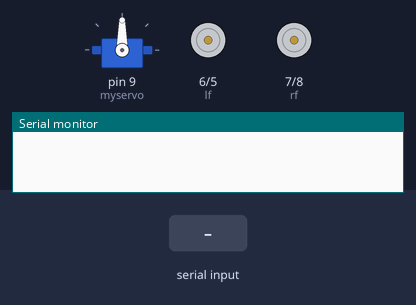
A sketch run on a simulated Arduino Uno, built with avr-gcc and run on an emulated ATmega328P. Shown: servo, motor-driver pin pairs drawn as motors (green arrow = first pin HIGH = forward, orange = second pin HIGH = backward, longer = more drive), the last lines printed to the serial monitor. Inputs (shaded band) come from the test bench.

Above: at 4.2 s.
4.3 s: "R" received over the second serial link
At 6.0 s:
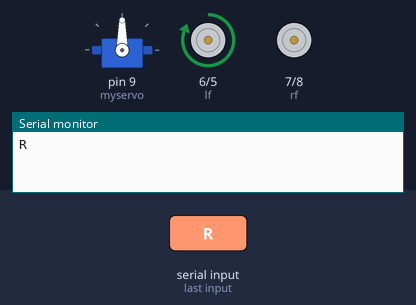
7.3 s: "S" received over Serial
At 9.7 s:
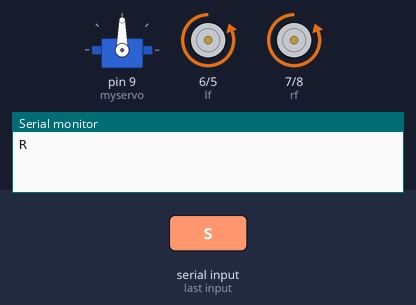
10.3 s: byte 70 ('F') received over Serial
At 11.8 s:
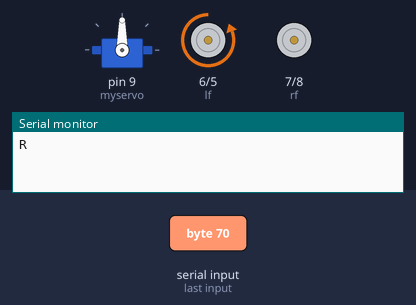
13.3 s: "A" received over the second serial link
At 15.5 s:
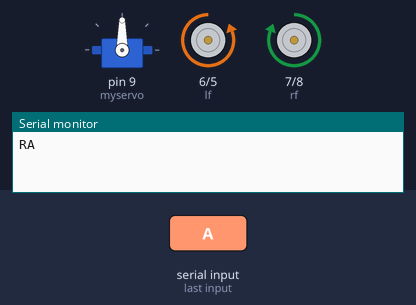
16.3 s: byte 86 ('V') received over Serial
At 17.05 s:
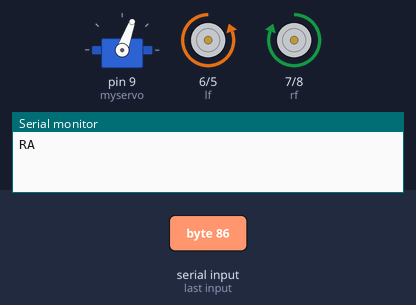
19.3 s: byte 106 ('j') received over Serial
At 21.3 s:
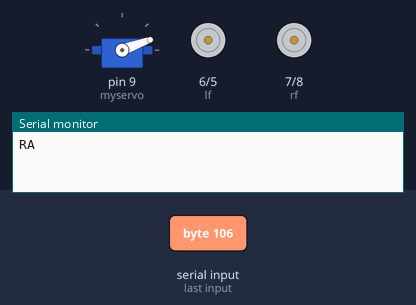
Timing chart, 0 to 22.8 s (numbered marks = the images above; inputs shaded):
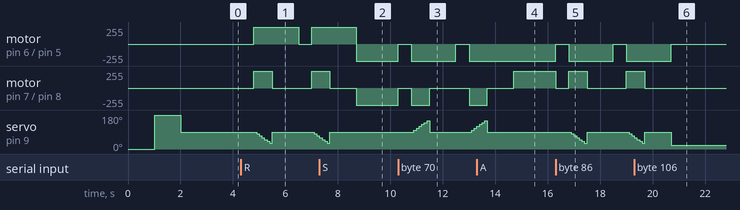

Measured:
- after the input at 4.3 s, motor on pin 6 (lf) / pin 5 (lb): stopped → forward 255/255 after 0.50 s, → stopped 1.7 s later, → forward 255/255 0.50 s later; motor on pin 7 (rf) / pin 8 (rb): stopped → forward 255/255 after 0.50 s, → stopped 0.70 s later, → forward 255/255 1.5 s later
- after the input at 7.3 s, servo on pin 9 (myservo): goes on until 7.7 s, then stays 90°
- after the input at 10.3 s, motor on pin 6 (lf) / pin 5 (lb): alternates backward 255/255 for 1.7 s and stopped for 0.50 s, starting at once; motor on pin 7 (rf) / pin 8 (rb): backward 255/255 → stopped at once, → backward 255/255 0.50 s later, → stopped 0.70 s later, → backward 255/255 1.5 s later
- after the input at 13.3 s, motor on pin 6 (lf) / pin 5 (lb): stays backward 255/255 (without the input it goes to stopped after 1.4 s); servo on pin 9 (myservo): goes on until 13.7 s, then stays 90°
- after the input at 16.3 s, motor on pin 6 (lf) / pin 5 (lb): alternates backward 255/255 for 1.7 s and stopped for 0.50 s, starting at once; motor on pin 7 (rf) / pin 8 (rb): forward 255/255 → stopped at once, → forward 255/255 0.50 s later, → stopped 0.70 s later, → forward 255/255 1.5 s later
- after the input at 19.3 s, motor on pin 6 (lf) / pin 5 (lb): goes on until 20.7 s, then stays stopped; motor on pin 7 (rf) / pin 8 (rb): goes on until 19.7 s, then stays stopped

The sketch:

robot.ino
```cpp
#include <SoftwareSerial.h>
#include <Servo.h>
Servo myservo;
int pos = 0;

SoftwareSerial bluetoothSerial(0, 1);  // RX, TX
char t;

int lb =5;
int lf = 6;
int rf = 7;
int rb = 8;

void setup() {
Serial.begin(9600);
bluetoothSerial.begin(9600);
pinMode(lf,OUTPUT);   //left motors  fwd
pinMode(lb,OUTPUT);  //left motors bwd
pinMode(rf,OUTPUT);   //right  motors fwd
pinMode(rb,OUTPUT);   //right motors bwd
myservo.attach(9);
for (pos = 0; pos <= 180; pos += 1)
myservo.write(0);
delay(1000);
myservo.write(180);
delay(1000);
myservo.write(90);
delay(1000);


}

void loop() {

if (bluetoothSerial.available()) {
    t = bluetoothSerial.read();
    Serial.print(t);
  }

  if (Serial.available()) {
    t = Serial.read();
    bluetoothSerial.print(t);
  }

if(t == 'W'){            //move  forward(all motors rotate in forward direction)
  digitalWrite(rf,HIGH);
  digitalWrite(lf,HIGH);
  digitalWrite(rb,LOW);
  digitalWrite(lb,LOW);

}

else if(t == 'S'){      //move reverse (all  motors rotate in reverse direction)
  digitalWrite(rf,LOW);
  digitalWrite(lf,LOW);
  digitalWrite(rb,HIGH);
  digitalWrite(lb,HIGH);
}

else if(t == 'A'){      //rotate left (right side motors rotate in forward direction, left  side motors bwd)
  digitalWrite(rb,LOW);
  digitalWrite(lf,LOW);
  digitalWrite(rf,HIGH);
  digitalWrite(lb,HIGH);
}

else if(t == 'D'){      //rotate right (left side motors rotate in forward direction,  right side motors bwd)
  digitalWrite(rf,LOW);
  digitalWrite(lb,LOW);
  digitalWrite(lf,HIGH);
  digitalWrite(rb,HIGH);
}

else if(t == 'X'){      //STOP (all motors stop)
  digitalWrite(rf,LOW);
  digitalWrite(rb,LOW);
  digitalWrite(lf,LOW);
  digitalWrite(lb,LOW);
}

else if(t == 'Q'){
   digitalWrite(rf,HIGH);
}

else if(t == 'E'){
   digitalWrite(lf,HIGH);
}

else if(t == 'Z'){
   digitalWrite(rb,HIGH);
}

else if(t == 'C'){
   digitalWrite(lb,HIGH);
}

else if(t == 'R'){
  myservo.write(90);
  digitalWrite(rf,LOW);
  digitalWrite(rb,LOW);
  digitalWrite(lf,LOW);
  digitalWrite(lb,LOW);
  delay(500);
  digitalWrite(rf,HIGH);
  digitalWrite(lf,HIGH);
  delay(100);
  myservo.write(80);
  delay(100);
  myservo.write(70);
  delay(100);
  myservo.write(60);
  delay(100);
  myservo.write(50);
  delay(100);
  myservo.write(40);
  delay(100);
  myservo.write(30);
  delay(100);
  digitalWrite(rf,LOW);
  myservo.write(90);
  delay(1000);
  digitalWrite(rf,LOW);
  digitalWrite(rb,LOW);
  digitalWrite(lf,LOW);
  digitalWrite(lb,LOW);
}

else if(t == 'F'){
  myservo.write(90);
  digitalWrite(rf,LOW);
  digitalWrite(rb,LOW);
  digitalWrite(lf,LOW);
  digitalWrite(lb,LOW);
  delay(500);
  digitalWrite(rb,HIGH);
  digitalWrite(lb,HIGH);
  delay(100);
  myservo.write(100);
  delay(100);
  myservo.write(110);
  delay(100);
  myservo.write(120);
  delay(100);
  myservo.write(130);
  delay(100);
  myservo.write(140);
  delay(100);
  myservo.write(150);
  delay(100);
  digitalWrite(rb,LOW);
  myservo.write(90);
  delay(1000);
  digitalWrite(rf,LOW);
  digitalWrite(rb,LOW);
  digitalWrite(lf,LOW);
  digitalWrite(lb,LOW);
}
else if(t == 'V'){
  myservo.write(90);
  digitalWrite(rf,LOW);
  digitalWrite(rb,LOW);
  digitalWrite(lf,LOW);
  digitalWrite(lb,LOW);
  delay(500);
  digitalWrite(rf,HIGH);
  digitalWrite(lb,HIGH);
  delay(100);
  myservo.write(80);
  delay(100);
  myservo.write(70);
  delay(100);
  myservo.write(60);
  delay(100);
  myservo.write(50);
  delay(100);
  myservo.write(40);
  delay(100);
  myservo.write(30);
  delay(100);
  digitalWrite(rf,LOW);
  myservo.write(90);
  delay(1000);
  digitalWrite(rf,LOW);
  digitalWrite(rb,LOW);
  digitalWrite(lf,LOW);
  digitalWrite(lb,LOW);
}

else if(t == 'j'){
  myservo.write(20);
}

else if(t == 'h'){
  myservo.write(29);
}

else if(t == 'g'){
  myservo.write(37);
}

else if(t == 'f'){
  myservo.write(46);
}

else if(t == 'd'){
  myservo.write(55);
}

else if(t == 's'){
  myservo.write(64);
}

else if(t == 'a'){
  myservo.write(73);
}

else if(t == 'p'){
  myservo.write(81);
}

else if(t == 'o'){
  myservo.write(90);
}

else if(t == 'i'){
  myservo.write(99);
}

else if(t == 'u'){
  myservo.write(108);
}

else if(t == 'y'){
  myservo.write(117);
}

else if(t == 't'){
  myservo.write(125);
}

else if(t == 'r'){
  myservo.write(138);
}

else if(t == 'e'){
  myservo.write(143);
}

else if(t == 'w'){
  myservo.write(152);
}

else if(t == 'q'){
  myservo.write(160);
}
//delay(10);
}
```
